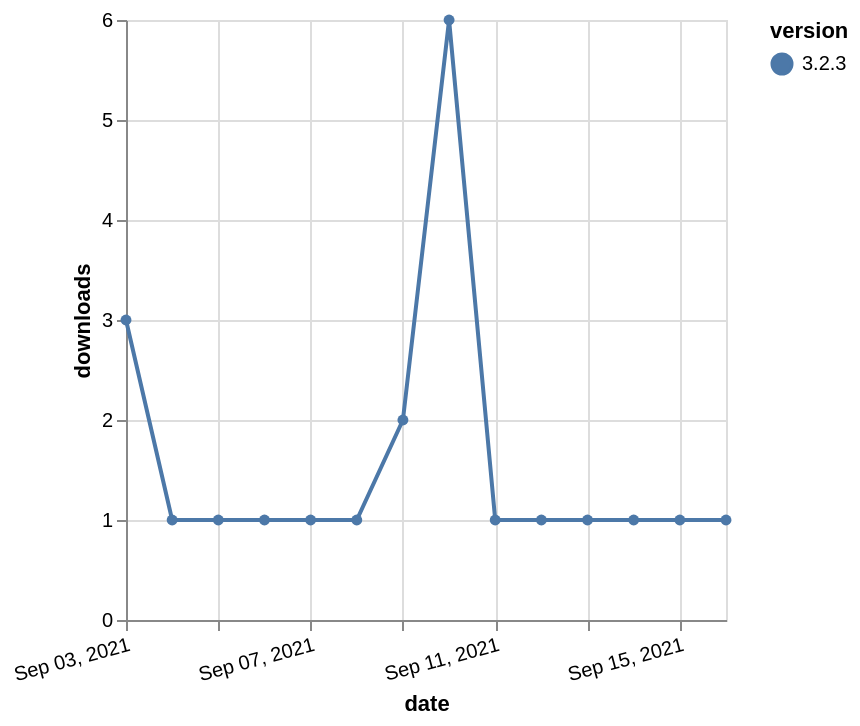

This figure's Vega-Lite source:
### Vega-Lite specification from a JSON file in a GitHub repository (floating-point values rounded to 4 significant figures)
{"$schema": "https://vega.github.io/schema/vega-lite/v5.json", "description": "A simple bar chart with embedded data.", "data": {"values": [{"date": "2021-09-03", "total": 504, "delta": 3, "version": "3.2.3"}, {"date": "2021-09-04", "total": 505, "delta": 1, "version": "3.2.3"}, {"date": "2021-09-05", "total": 506, "delta": 1, "version": "3.2.3"}, {"date": "2021-09-06", "total": 507, "delta": 1, "version": "3.2.3"}, {"date": "2021-09-07", "total": 508, "delta": 1, "version": "3.2.3"}, {"date": "2021-09-08", "total": 509, "delta": 1, "version": "3.2.3"}, {"date": "2021-09-09", "total": 511, "delta": 2, "version": "3.2.3"}, {"date": "2021-09-10", "total": 517, "delta": 6, "version": "3.2.3"}, {"date": "2021-09-11", "total": 518, "delta": 1, "version": "3.2.3"}, {"date": "2021-09-12", "total": 519, "delta": 1, "version": "3.2.3"}, {"date": "2021-09-13", "total": 520, "delta": 1, "version": "3.2.3"}, {"date": "2021-09-14", "total": 521, "delta": 1, "version": "3.2.3"}, {"date": "2021-09-15", "total": 522, "delta": 1, "version": "3.2.3"}, {"date": "2021-09-16", "total": 523, "delta": 1, "version": "3.2.3"}]}, "width": "container", "mark": {"type": "line", "point": {"filled": true}}, "encoding": {"x": {"field": "date", "type": "temporal", "timeUnit": "yearmonthdate", "title": "date", "axis": {"labelAngle": -15}}, "y": {"field": "delta", "type": "quantitative", "title": "downloads"}, "color": {"field": "version", "type": "nominal"}, "tooltip": {"field": "delta"}}}
